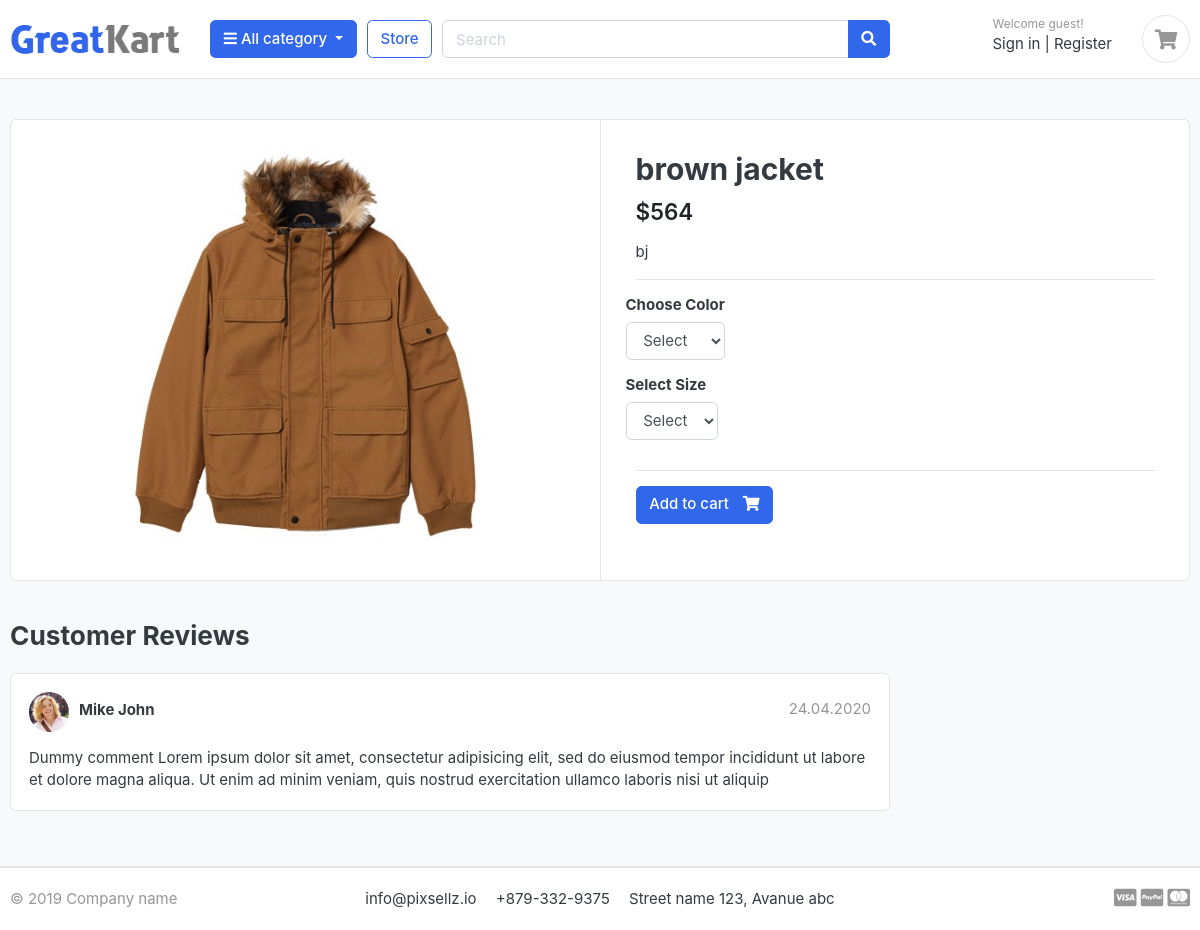
Page /store/category/jacket/brown-jacket/ on the committed database.
### stores/models.py (models this page shows, shortened)
class Products(models.Model):
    product_name = models.CharField(max_length=200,unique=True)
    slug = models.SlugField(max_length=200,unique=True)
    description = models.TextField(max_length=500,blank=True)
    price = models.IntegerField()
    images = models.ImageField(upload_to='photos/products')
    stock = models.IntegerField()
    is_available = models.BooleanField(default=True)
    category = models.ForeignKey(Category,on_delete=models.CASCADE)
    created_date = models.DateTimeField(auto_now_add=True)
    modified_date = models.DateTimeField(auto_now=True)
    class Meta:
        verbose_name = 'Product'
        verbose_name_plural = 'Products'
        ordering = ['-created_date']
    def __str__(self):
        return self.product_name

### stores/views.py (the view)
# urls.py: path('category/<slug:category_slug>/<slug:product_slug>/',views.product_detail,name= 'product_detail'), #shows product page
def product_detail(request , category_slug,product_slug):
    try:
      single_product = get_object_or_404(Products,category__slug=category_slug , slug = product_slug) # means product ->category->slug that matches with the category-slug coming from the link and the slug of product matches  woth the product_slug comming from the product model slug
      print(single_product)
    except Exception as e:
        raise e
    context = {
        'single_product' : single_product,
    }
    return render(request, 'store/product_detail.html', context)

### category/context_processors.py (called while the page is built)
def menu_links(request):
    links = Category.objects.all()
    return dict(links = links)

### category/models.py (called while the page is built)
    def get_url(self):
        return reverse('products_by_category',args = [self.slug])#each category has own its slug so use this to make the link and used by href in the store.html

### stores/models.py (called while the page is built)
    def colors(self):
        return super().filter(
            variation_category='color',
            is_active=True
        )

    def sizes(self):
        return super().filter(
            variation_category='size',
            is_active=True
        )

### templates/store/product_detail.html (shortened to what this page needs)
{% extends "base.html" %}
{% load static %}
{% block content %}
<section class="section-content padding-y bg">
<div class="container">
<div class="card">
	<div class="row no-gutters">
		<aside class="col-md-6">
<article class="gallery-wrap">
	<div class="img-big-wrap">
	   <a href="#"><img src="{{single_product.images.url}}"></a>
	</div>
</article>
		</aside>
		<main class="col-md-6 border-left">
<article class="content-body">
<h2 class="title">{{single_product.product_name}}</h2>
<div class="mb-3">
	<var class="price h4">${{single_product.price}}</var>
</div>
<p>{{single_product.description}}</p>
							<hr>
							<div class="row">
								<div class="item-option-select">
									<h6>Choose Color</h6>
									<select name="color" class="form-control" required>
										<option value="" disabled selected>Select</option>
									</select>
								</div>
							</div>
							<div class="row">
								<div class="item-option-select">
									<h6>Select Size</h6>
									<select name="size" class="form-control" required>
										<option value="" disabled selected>Select</option>
									</select>
								</div>
							</div>
							<hr>
							{% if single_product.stock <= 0 %}
        <h3 style="color:red;">Out Of Stock</h3>
        {% else %}
        <a href="{% url "add_cart" single_product.id %}" class="btn btn-primary">
        <span class="text">Add to cart</span>
        <i class="fas fa-shopping-cart"></i>
        </a>
        {% endif %}
						</article>
				</main>
			</div>
		</div>
<br>
<div class="row">
			<div class="col-md-9">
	<header class="section-heading">
		<h3>Customer Reviews </h3>
	</header>
	<article class="box mb-3">
		<div class="icontext w-100">
			<img src="{% static "./images/avatars/avatar1.jpg" %}" class="img-xs icon rounded-circle">
			<div class="text">
				<span class="date text-muted float-md-right">24.04.2020 </span>
				<h6 class="mb-1">Mike John </h6>
			</div>
		</div>
		<div class="mt-3">
			<p>
				Dummy comment Lorem ipsum dolor sit amet, consectetur adipisicing elit, sed do eiusmod
				tempor incididunt ut labore et dolore magna aliqua. Ut enim ad minim veniam,
				quis nostrud exercitation ullamco laboris nisi ut aliquip
			</p>
		</div>
	</article>
	</div>
</div>
</div>
</section>
{% endblock  %}

### static/css/ui.css (style rules this page uses)
html { font-family: "Inter", sans-serif; font-size: 15px; }
.content-body { flex: 1 1 auto; padding: 2rem 2.3rem; }
.img-xs, .img-sm, .img-md, .img-lg { -o-object-fit: cover; object-fit: cover; flex-shrink: 0; flex-grow: 0; }
.img-xs { width: 40px; height: 40px; }
.padding-y { padding-top: 40px; padding-bottom: 40px; }
var { font-style: normal; }
article:after, .form-group:after { display: block; clear: both; content: ""; }
.bg { background-color: #f8f9fa; }
.section-heading { margin-bottom: 20px; margin-top: 15px; }
p:last-child { margin-bottom: 0; }
.btn .text + i { margin-left: 10px; }
.icontext { display: inline-flex; align-items: center; vertical-align: middle; }
.icontext .text { width: 100%; line-height: 1.2; }
.icontext .icon { position: relative; margin-right: 10px; flex-shrink: 0; flex-grow: 0; }
.price { font-weight: 600; color: #212529; }
.box { padding: 18px; background: #fff; border-radius: 0.37rem; border: 1px solid #e4e4e4; }
.box img { max-width: 100%; }
.gallery-wrap .img-big-wrap { margin-bottom: 10px; border-radius: 0.37rem; overflow: hidden; background-color: #fff; }
.gallery-wrap .img-big-wrap a { text-align: center; display: block; }
.gallery-wrap .img-big-wrap img { height: 450px; width: auto; display: inline-block; }
.item-option-select { margin-bottom: 1rem; display: inline-block; margin-right: 15px; }

### rows in the picture
Products: images (picture), product_name "brown jacket", price "564", description "bj"
